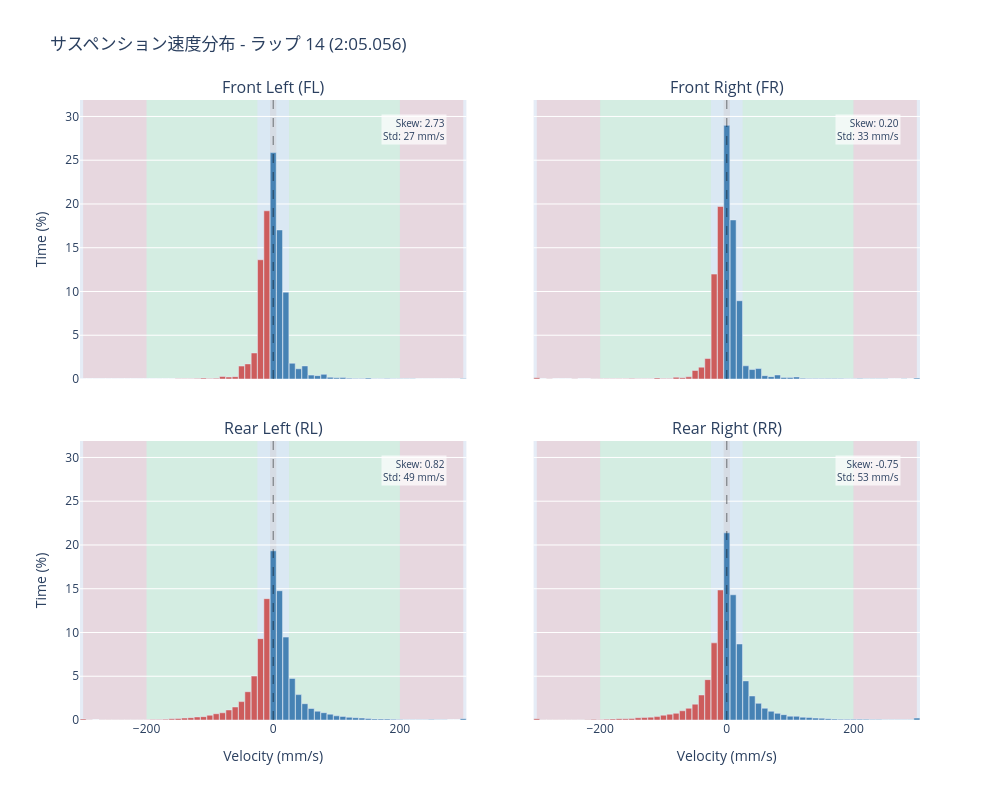

The code cell stored with this chart in its notebook:
### Markdown cell above
## 速度ヒストグラム可視化

この4象限プロットは各コーナーの速度分布を示します：
- **青いバー**: バンプ（圧縮）- 正の速度
- **赤いバー**: リバウンド（伸長）- 負の速度
- **背景シェーディング**: 速度域ゾーン

### Code cell
# 速度ヒストグラムをプロット
fig = plot_suspension_velocity_histogram(
    result,
    title=f"サスペンション速度分布 - ラップ {int(selected_lap['num'])} ({format_lap_time(selected_lap['lap_time'])})",
)
show_fig(fig)

### Figure 1 — Plotly figure (JSON) as saved in the notebook; plotly's stock layout.template omitted (floating-point values rounded to 4 significant figures)
{"data": [{"hovertemplate": "Velocity: %{x:.0f} mm/s<br>Time: %{y:.1f}%<extra></extra>", "marker": {"color": ["indianred", "indianred", "indianred", "indianred", "indianred", "indianred", "indianred", "indianred", "indianred", "indianred", "indianred", "indianred", "indianred", "indianred", "indianred", "indianred", "indianred", "indianred", "indianred", "indianred", "indianred", "indianred", "indianred", "indianred", "indianred", "indianred", "indianred", "indianred", "indianred", "indianred", "steelblue", "steelblue", "steelblue", "steelblue", "steelblue", "steelblue", "steelblue", "steelblue", "steelblue", "steelblue", "steelblue", "steelblue", "steelblue", "steelblue", "steelblue", "steelblue", "steelblue", "steelblue", "steelblue", "steelblue", "steelblue", "steelblue", "steelblue", "steelblue", "steelblue", "steelblue", "steelblue", "steelblue", "steelblue", "steelblue", "steelblue"]}, "name": "FL", "showlegend": false, "type": "bar", "x": [-300.0, -290.0, -280.0, -270.0, -260.0, -250.0, -240.0, -230.0, -220.0, -210.0, -200.0, -190.0, -180.0, -170.0, -160.0, -150.0, -140.0, -130.0, -120.0, -110.0, -100.0, -90.0, -80.0, -70.0, -60.0, -50.0, -40.0, -30.0, -20.0, -10.0, 0.0, 10.0, 20.0, 30.0, 40.0, 50.0, 60.0, 70.0, 80.0, 90.0, 100.0, 110.0, 120.0, 130.0, 140.0, 150.0, 160.0, 170.0, 180.0, 190.0, 200.0, 210.0, 220.0, 230.0, 240.0, 250.0, 260.0, 270.0, 280.0, 290.0, 300.0], "xaxis": "x", "y": [0.004798, 0.0, 0.003199, 0.003199, 0.006397, 0.003199, 0.004798, 0.004798, 0.0, 0.006397, 0.009596, 0.001599, 0.01119, 0.001599, 0.01279, 0.02399, 0.02239, 0.02559, 0.04478, 0.1008, 0.06557, 0.07996, 0.2783, 0.2255, 0.2687, 1.481, 1.727, 2.975, 13.63, 19.22, 25.87, 17.03, 9.927, 1.802, 1.171, 1.495, 0.4446, 0.3822, 0.5342, 0.2015, 0.1327, 0.1631, 0.08476, 0.06397, 0.05917, 0.104, 0.03039, 0.03358, 0.05757, 0.01919, 0.01759, 0.01599, 0.01439, 0.01119, 0.01119, 0.01279, 0.007996, 0.004798, 0.007996, 0.001599, 0.04958], "yaxis": "y"}, {"hovertemplate": "Velocity: %{x:.0f} mm/s<br>Time: %{y:.1f}%<extra></extra>", "marker": {"color": ["indianred", "indianred", "indianred", "indianred", "indianred", "indianred", "indianred", "indianred", "indianred", "indianred", "indianred", "indianred", "indianred", "indianred", "indianred", "indianred", "indianred", "indianred", "indianred", "indianred", "indianred", "indianred", "indianred", "indianred", "indianred", "indianred", "indianred", "indianred", "indianred", "indianred", "steelblue", "steelblue", "steelblue", "steelblue", "steelblue", "steelblue", "steelblue", "steelblue", "steelblue", "steelblue", "steelblue", "steelblue", "steelblue", "steelblue", "steelblue", "steelblue", "steelblue", "steelblue", "steelblue", "steelblue", "steelblue", "steelblue", "steelblue", "steelblue", "steelblue", "steelblue", "steelblue", "steelblue", "steelblue", "steelblue", "steelblue"]}, "name": "FR", "showlegend": false, "type": "bar", "x": [-300.0, -290.0, -280.0, -270.0, -260.0, -250.0, -240.0, -230.0, -220.0, -210.0, -200.0, -190.0, -180.0, -170.0, -160.0, -150.0, -140.0, -130.0, -120.0, -110.0, -100.0, -90.0, -80.0, -70.0, -60.0, -50.0, -40.0, -30.0, -20.0, -10.0, 0.0, 10.0, 20.0, 30.0, 40.0, 50.0, 60.0, 70.0, 80.0, 90.0, 100.0, 110.0, 120.0, 130.0, 140.0, 150.0, 160.0, 170.0, 180.0, 190.0, 200.0, 210.0, 220.0, 230.0, 240.0, 250.0, 260.0, 270.0, 280.0, 290.0, 300.0], "xaxis": "x2", "y": [0.1327, 0.01279, 0.02239, 0.003199, 0.007996, 0.003199, 0.02559, 0.009596, 0.006397, 0.03358, 0.02239, 0.01919, 0.03678, 0.01599, 0.01599, 0.04318, 0.02719, 0.03838, 0.03358, 0.1215, 0.06557, 0.06077, 0.2015, 0.1407, 0.2479, 0.9772, 1.356, 2.337, 11.99, 19.72, 28.98, 18.18, 8.943, 1.51, 1.081, 1.193, 0.3806, 0.2703, 0.4622, 0.1807, 0.1615, 0.2335, 0.08156, 0.06557, 0.05118, 0.06557, 0.04478, 0.04318, 0.06557, 0.02239, 0.01439, 0.04318, 0.03039, 0.01439, 0.01439, 0.01439, 0.004798, 0.01119, 0.01439, 0.004798, 0.1008], "yaxis": "y2"}, {"hovertemplate": "Velocity: %{x:.0f} mm/s<br>Time: %{y:.1f}%<extra></extra>", "marker": {"color": ["indianred", "indianred", "indianred", "indianred", "indianred", "indianred", "indianred", "indianred", "indianred", "indianred", "indianred", "indianred", "indianred", "indianred", "indianred", "indianred", "indianred", "indianred", "indianred", "indianred", "indianred", "indianred", "indianred", "indianred", "indianred", "indianred", "indianred", "indianred", "indianred", "indianred", "steelblue", "steelblue", "steelblue", "steelblue", "steelblue", "steelblue", "steelblue", "steelblue", "steelblue", "steelblue", "steelblue", "steelblue", "steelblue", "steelblue", "steelblue", "steelblue", "steelblue", "steelblue", "steelblue", "steelblue", "steelblue", "steelblue", "steelblue", "steelblue", "steelblue", "steelblue", "steelblue", "steelblue", "steelblue", "steelblue", "steelblue"]}, "name": "RL", "showlegend": false, "type": "bar", "x": [-300.0, -290.0, -280.0, -270.0, -260.0, -250.0, -240.0, -230.0, -220.0, -210.0, -200.0, -190.0, -180.0, -170.0, -160.0, -150.0, -140.0, -130.0, -120.0, -110.0, -100.0, -90.0, -80.0, -70.0, -60.0, -50.0, -40.0, -30.0, -20.0, -10.0, 0.0, 10.0, 20.0, 30.0, 40.0, 50.0, 60.0, 70.0, 80.0, 90.0, 100.0, 110.0, 120.0, 130.0, 140.0, 150.0, 160.0, 170.0, 180.0, 190.0, 200.0, 210.0, 220.0, 230.0, 240.0, 250.0, 260.0, 270.0, 280.0, 290.0, 300.0], "xaxis": "x3", "y": [0.1231, 0.01759, 0.01119, 0.02879, 0.01599, 0.03039, 0.02399, 0.02879, 0.03039, 0.03039, 0.03678, 0.04318, 0.04318, 0.09276, 0.1359, 0.1727, 0.2207, 0.2687, 0.347, 0.3822, 0.5502, 0.7165, 0.8252, 1.15, 1.489, 2.103, 3.232, 5.017, 9.295, 13.86, 19.34, 14.77, 9.473, 4.753, 2.901, 1.863, 1.313, 1.008, 0.8364, 0.6685, 0.4798, 0.4126, 0.3103, 0.2607, 0.2207, 0.1711, 0.1231, 0.1135, 0.1072, 0.08156, 0.04638, 0.03199, 0.03998, 0.03998, 0.03199, 0.04318, 0.03039, 0.03039, 0.01279, 0.01279, 0.1535], "yaxis": "y3"}, {"hovertemplate": "Velocity: %{x:.0f} mm/s<br>Time: %{y:.1f}%<extra></extra>", "marker": {"color": ["indianred", "indianred", "indianred", "indianred", "indianred", "indianred", "indianred", "indianred", "indianred", "indianred", "indianred", "indianred", "indianred", "indianred", "indianred", "indianred", "indianred", "indianred", "indianred", "indianred", "indianred", "indianred", "indianred", "indianred", "indianred", "indianred", "indianred", "indianred", "indianred", "indianred", "steelblue", "steelblue", "steelblue", "steelblue", "steelblue", "steelblue", "steelblue", "steelblue", "steelblue", "steelblue", "steelblue", "steelblue", "steelblue", "steelblue", "steelblue", "steelblue", "steelblue", "steelblue", "steelblue", "steelblue", "steelblue", "steelblue", "steelblue", "steelblue", "steelblue", "steelblue", "steelblue", "steelblue", "steelblue", "steelblue", "steelblue"]}, "name": "RR", "showlegend": false, "type": "bar", "x": [-300.0, -290.0, -280.0, -270.0, -260.0, -250.0, -240.0, -230.0, -220.0, -210.0, -200.0, -190.0, -180.0, -170.0, -160.0, -150.0, -140.0, -130.0, -120.0, -110.0, -100.0, -90.0, -80.0, -70.0, -60.0, -50.0, -40.0, -30.0, -20.0, -10.0, 0.0, 10.0, 20.0, 30.0, 40.0, 50.0, 60.0, 70.0, 80.0, 90.0, 100.0, 110.0, 120.0, 130.0, 140.0, 150.0, 160.0, 170.0, 180.0, 190.0, 200.0, 210.0, 220.0, 230.0, 240.0, 250.0, 260.0, 270.0, 280.0, 290.0, 300.0], "xaxis": "x4", "y": [0.1471, 0.02079, 0.02079, 0.01599, 0.01439, 0.02399, 0.02399, 0.04158, 0.05438, 0.08156, 0.06557, 0.09116, 0.1199, 0.1487, 0.1407, 0.1647, 0.2575, 0.2767, 0.3263, 0.387, 0.5518, 0.6653, 0.7677, 1.056, 1.343, 1.812, 2.86, 4.612, 8.814, 14.86, 21.39, 14.31, 8.689, 4.47, 2.748, 1.906, 1.347, 0.9964, 0.7613, 0.6109, 0.4382, 0.4254, 0.3199, 0.2799, 0.2143, 0.2015, 0.1567, 0.1008, 0.08796, 0.07197, 0.07836, 0.09276, 0.07517, 0.06237, 0.04478, 0.03838, 0.02719, 0.02719, 0.03199, 0.02559, 0.2159], "yaxis": "y4"}], "layout": {"annotations": [{"font": {"size": 16}, "showarrow": false, "text": "Front Left (FL)", "x": 0.23, "xanchor": "center", "xref": "paper", "y": 1.0, "yanchor": "bottom", "yref": "paper"}, {"font": {"size": 16}, "showarrow": false, "text": "Front Right (FR)", "x": 0.77, "xanchor": "center", "xref": "paper", "y": 1.0, "yanchor": "bottom", "yref": "paper"}, {"font": {"size": 16}, "showarrow": false, "text": "Rear Left (RL)", "x": 0.23, "xanchor": "center", "xref": "paper", "y": 0.45, "yanchor": "bottom", "yref": "paper"}, {"font": {"size": 16}, "showarrow": false, "text": "Rear Right (RR)", "x": 0.77, "xanchor": "center", "xref": "paper", "y": 0.45, "yanchor": "bottom", "yref": "paper"}, {"align": "right", "bgcolor": "rgba(255,255,255,0.7)", "font": {"size": 10}, "showarrow": false, "text": "Skew: 2.73<br>Std: 27 mm/s", "x": 0.95, "xref": "x domain", "y": 0.95, "yref": "y domain"}, {"align": "right", "bgcolor": "rgba(255,255,255,0.7)", "font": {"size": 10}, "showarrow": false, "text": "Skew: 0.20<br>Std: 33 mm/s", "x": 0.95, "xref": "x2 domain", "y": 0.95, "yref": "y2 domain"}, {"align": "right", "bgcolor": "rgba(255,255,255,0.7)", "font": {"size": 10}, "showarrow": false, "text": "Skew: 0.82<br>Std: 49 mm/s", "x": 0.95, "xref": "x3 domain", "y": 0.95, "yref": "y3 domain"}, {"align": "right", "bgcolor": "rgba(255,255,255,0.7)", "font": {"size": 10}, "showarrow": false, "text": "Skew: -0.75<br>Std: 53 mm/s", "x": 0.95, "xref": "x4 domain", "y": 0.95, "yref": "y4 domain"}], "bargap": 0.05, "height": 800, "shapes": [{"fillcolor": "gray", "layer": "below", "line": {"width": 0}, "opacity": 0.15, "type": "rect", "x0": -5.0, "x1": 5.0, "xref": "x", "y0": 0, "y1": 1, "yref": "y domain"}, {"fillcolor": "lightblue", "layer": "below", "line": {"width": 0}, "opacity": 0.2, "type": "rect", "x0": 5.0, "x1": 25.0, "xref": "x", "y0": 0, "y1": 1, "yref": "y domain"}, {"fillcolor": "lightblue", "layer": "below", "line": {"width": 0}, "opacity": 0.2, "type": "rect", "x0": -25.0, "x1": -5.0, "xref": "x", "y0": 0, "y1": 1, "yref": "y domain"}, {"fillcolor": "lightgreen", "layer": "below", "line": {"width": 0}, "opacity": 0.2, "type": "rect", "x0": 25.0, "x1": 200.0, "xref": "x", "y0": 0, "y1": 1, "yref": "y domain"}, {"fillcolor": "lightgreen", "layer": "below", "line": {"width": 0}, "opacity": 0.2, "type": "rect", "x0": -200.0, "x1": -25.0, "xref": "x", "y0": 0, "y1": 1, "yref": "y domain"}, {"fillcolor": "lightcoral", "layer": "below", "line": {"width": 0}, "opacity": 0.2, "type": "rect", "x0": 200.0, "x1": 300, "xref": "x", "y0": 0, "y1": 1, "yref": "y domain"}, {"fillcolor": "lightcoral", "layer": "below", "line": {"width": 0}, "opacity": 0.2, "type": "rect", "x0": -300, "x1": -200.0, "xref": "x", "y0": 0, "y1": 1, "yref": "y domain"}, {"line": {"color": "black", "dash": "dash", "width": 1}, "opacity": 0.5, "type": "line", "x0": 0, "x1": 0, "xref": "x", "y0": 0, "y1": 1, "yref": "y domain"}, {"fillcolor": "gray", "layer": "below", "line": {"width": 0}, "opacity": 0.15, "type": "rect", "x0": -5.0, "x1": 5.0, "xref": "x2", "y0": 0, "y1": 1, "yref": "y2 domain"}, {"fillcolor": "lightblue", "layer": "below", "line": {"width": 0}, "opacity": 0.2, "type": "rect", "x0": 5.0, "x1": 25.0, "xref": "x2", "y0": 0, "y1": 1, "yref": "y2 domain"}, {"fillcolor": "lightblue", "layer": "below", "line": {"width": 0}, "opacity": 0.2, "type": "rect", "x0": -25.0, "x1": -5.0, "xref": "x2", "y0": 0, "y1": 1, "yref": "y2 domain"}, {"fillcolor": "lightgreen", "layer": "below", "line": {"width": 0}, "opacity": 0.2, "type": "rect", "x0": 25.0, "x1": 200.0, "xref": "x2", "y0": 0, "y1": 1, "yref": "y2 domain"}, {"fillcolor": "lightgreen", "layer": "below", "line": {"width": 0}, "opacity": 0.2, "type": "rect", "x0": -200.0, "x1": -25.0, "xref": "x2", "y0": 0, "y1": 1, "yref": "y2 domain"}, {"fillcolor": "lightcoral", "layer": "below", "line": {"width": 0}, "opacity": 0.2, "type": "rect", "x0": 200.0, "x1": 300, "xref": "x2", "y0": 0, "y1": 1, "yref": "y2 domain"}, {"fillcolor": "lightcoral", "layer": "below", "line": {"width": 0}, "opacity": 0.2, "type": "rect", "x0": -300, "x1": -200.0, "xref": "x2", "y0": 0, "y1": 1, "yref": "y2 domain"}, {"line": {"color": "black", "dash": "dash", "width": 1}, "opacity": 0.5, "type": "line", "x0": 0, "x1": 0, "xref": "x2", "y0": 0, "y1": 1, "yref": "y2 domain"}, {"fillcolor": "gray", "layer": "below", "line": {"width": 0}, "opacity": 0.15, "type": "rect", "x0": -5.0, "x1": 5.0, "xref": "x3", "y0": 0, "y1": 1, "yref": "y3 domain"}, {"fillcolor": "lightblue", "layer": "below", "line": {"width": 0}, "opacity": 0.2, "type": "rect", "x0": 5.0, "x1": 25.0, "xref": "x3", "y0": 0, "y1": 1, "yref": "y3 domain"}, {"fillcolor": "lightblue", "layer": "below", "line": {"width": 0}, "opacity": 0.2, "type": "rect", "x0": -25.0, "x1": -5.0, "xref": "x3", "y0": 0, "y1": 1, "yref": "y3 domain"}, {"fillcolor": "lightgreen", "layer": "below", "line": {"width": 0}, "opacity": 0.2, "type": "rect", "x0": 25.0, "x1": 200.0, "xref": "x3", "y0": 0, "y1": 1, "yref": "y3 domain"}, {"fillcolor": "lightgreen", "layer": "below", "line": {"width": 0}, "opacity": 0.2, "type": "rect", "x0": -200.0, "x1": -25.0, "xref": "x3", "y0": 0, "y1": 1, "yref": "y3 domain"}, {"fillcolor": "lightcoral", "layer": "below", "line": {"width": 0}, "opacity": 0.2, "type": "rect", "x0": 200.0, "x1": 300, "xref": "x3", "y0": 0, "y1": 1, "yref": "y3 domain"}, {"fillcolor": "lightcoral", "layer": "below", "line": {"width": 0}, "opacity": 0.2, "type": "rect", "x0": -300, "x1": -200.0, "xref": "x3", "y0": 0, "y1": 1, "yref": "y3 domain"}, {"line": {"color": "black", "dash": "dash", "width": 1}, "opacity": 0.5, "type": "line", "x0": 0, "x1": 0, "xref": "x3", "y0": 0, "y1": 1, "yref": "y3 domain"}, {"fillcolor": "gray", "layer": "below", "line": {"width": 0}, "opacity": 0.15, "type": "rect", "x0": -5.0, "x1": 5.0, "xref": "x4", "y0": 0, "y1": 1, "yref": "y4 domain"}, {"fillcolor": "lightblue", "layer": "below", "line": {"width": 0}, "opacity": 0.2, "type": "rect", "x0": 5.0, "x1": 25.0, "xref": "x4", "y0": 0, "y1": 1, "yref": "y4 domain"}, {"fillcolor": "lightblue", "layer": "below", "line": {"width": 0}, "opacity": 0.2, "type": "rect", "x0": -25.0, "x1": -5.0, "xref": "x4", "y0": 0, "y1": 1, "yref": "y4 domain"}, {"fillcolor": "lightgreen", "layer": "below", "line": {"width": 0}, "opacity": 0.2, "type": "rect", "x0": 25.0, "x1": 200.0, "xref": "x4", "y0": 0, "y1": 1, "yref": "y4 domain"}, {"fillcolor": "lightgreen", "layer": "below", "line": {"width": 0}, "opacity": 0.2, "type": "rect", "x0": -200.0, "x1": -25.0, "xref": "x4", "y0": 0, "y1": 1, "yref": "y4 domain"}, {"fillcolor": "lightcoral", "layer": "below", "line": {"width": 0}, "opacity": 0.2, "type": "rect", "x0": 200.0, "x1": 300, "xref": "x4", "y0": 0, "y1": 1, "yref": "y4 domain"}, {"fillcolor": "lightcoral", "layer": "below", "line": {"width": 0}, "opacity": 0.2, "type": "rect", "x0": -300, "x1": -200.0, "xref": "x4", "y0": 0, "y1": 1, "yref": "y4 domain"}, {"line": {"color": "black", "dash": "dash", "width": 1}, "opacity": 0.5, "type": "line", "x0": 0, "x1": 0, "xref": "x4", "y0": 0, "y1": 1, "yref": "y4 domain"}], "title": {"text": "サスペンション速度分布 - ラップ 14 (2:05.056)"}, "width": 1000, "xaxis": {"anchor": "y", "domain": [0.0, 0.46], "matches": "x3", "showticklabels": false}, "xaxis2": {"anchor": "y2", "domain": [0.54, 1.0], "matches": "x4", "showticklabels": false}, "xaxis3": {"anchor": "y3", "domain": [0.0, 0.46], "title": {"text": "Velocity (mm/s)"}}, "xaxis4": {"anchor": "y4", "domain": [0.54, 1.0], "title": {"text": "Velocity (mm/s)"}}, "yaxis": {"anchor": "x", "domain": [0.55, 1.0], "range": [0, 31.88], "title": {"text": "Time (%)"}}, "yaxis2": {"anchor": "x2", "domain": [0.55, 1.0], "matches": "y", "range": [0, 31.88], "showticklabels": false}, "yaxis3": {"anchor": "x3", "domain": [0.0, 0.45], "range": [0, 31.88], "title": {"text": "Time (%)"}}, "yaxis4": {"anchor": "x4", "domain": [0.0, 0.45], "matches": "y3", "range": [0, 31.88], "showticklabels": false}}}
